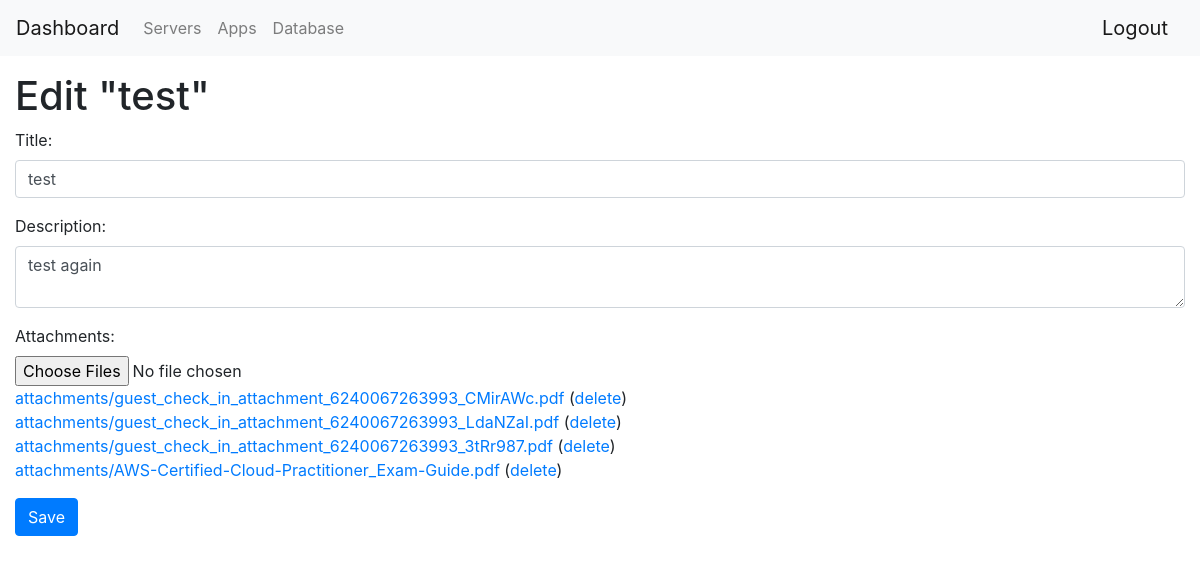
Screenshot of /1/edit/5/ (signed in) with the database file from the repository.
### task_history/models.py (models this page shows, shortened)
class Category(models.Model):
    name = models.CharField(max_length=50)

class JobIssue(models.Model):
    category = models.ForeignKey(Category, on_delete=models.CASCADE)
    title = models.CharField(max_length=100, unique=True)
    description = models.TextField()
    date_created = models.DateTimeField(auto_now_add=True)
    date_updated = models.DateTimeField(auto_now=True)

class Note(models.Model):
    job_issue = models.ForeignKey(JobIssue, on_delete=models.CASCADE)
    content = models.TextField()
    attachment = models.FileField(upload_to='attachments/')
    date_created = models.DateTimeField(auto_now_add=True)
    date_updated = models.DateTimeField(auto_now=True)

### task_history/views.py (the view, shortened to what this page needs)
# urls.py: path('<int:pk>/edit/<int:job_pk>/', views.edit_job_issue, name='edit_job_issue'),
@login_required()
def edit_job_issue(request, pk, job_pk):
    job_issue = JobIssue.objects.get(id=job_pk)
    categories = Category.objects.all()
    return render(request, 'edit_job_issue.html', {'job_issue': job_issue, 'categories': categories})

### task_history/templates/edit_job_issue.html (shortened to what this page needs)
{% extends 'dashboard.html' %}
{% block content %}
<div class="container-fluid">
    <div class="row">
        <div class="col-lg-12">
            <div class="row">
                <div class="col-lg-12">
                    <h1>Edit "{{ job_issue.title }}"</h1>
                    <form method="POST" enctype="multipart/form-data">
                        <div class="form-group">
                            <label for="title">Title:</label>
                            <input type="text" class="form-control" id="title" name="title" value="{{ job_issue.title }}">
                        </div>
                        <div class="form-group">
                            <label for="description">Description:</label>
                            <textarea class="form-control" id="description" name="description">{{ job_issue.description }}</textarea>
                        </div>
                        <div class="form-group">
                            <label for="attachment">Attachments:</label>
                            <input type="file" class="form-control-file" id="attachment" name="attachment" multiple>
                            {% for note in job_issue.note_set.all %}
                                <a href="{{ note.attachment.url }}" target="_blank">{{ note.attachment.name }}</a> (<a href="{% url 'delete_note' pk=job_issue.category.id job_pk=job_issue.pk note_pk=note.pk %}">delete</a>)<br>
                            {% endfor %}
                        </div>
                        <button type="submit" class="btn btn-primary" value="Save" onclick="confirmSave()">Save</button>
                    </form>
                </div>
            </div>
        </div>
    </div>
</div>
{% endblock %}

### task_history/templates/dashboard.html (shortened to what this page needs)
<!DOCTYPE html>
<html>
<head>
    <link rel="stylesheet" href="https://stackpath.bootstrapcdn.com/bootstrap/4.3.1/css/bootstrap.min.css">
</head>
<body>
    <nav class="navbar navbar-expand-lg navbar-light bg-light fixed-top">
        <a class="navbar-brand" href="{% url 'home' %}">Dashboard</a>
        <div class="collapse navbar-collapse" id="navbarNav">
            <ul class="navbar-nav">
                {% for category in categories %}
                    <li class="nav-item">
                        <a class="nav-link" href="{% url 'job_issue' pk=category.pk %}">{{ category.name }}</a>
                    </li>
                {% endfor %}
            </ul>
        </div>
        <a class="navbar-brand" href="{% url 'logout' %}">Logout</a>
    </nav>
    <br>
    <div class="container-md mt-5">
        {% block content %}
        {% endblock %}
    </div>
</body>
</html>

### rows the page displays
Category: name "Servers"
Category: name "Apps"
Category: name "Database"
JobIssue: title "test", description "test again"
Note: attachment.name "attachments/guest_check_in_attachment_6240067263993_CMirAWc.pdf"
Note: attachment.name "attachments/guest_check_in_attachment_6240067263993_LdaNZaI.pdf"
Note: attachment.name "attachments/guest_check_in_attachment_6240067263993_3tRr987.pdf"
Note: attachment.name "attachments/AWS-Certified-Cloud-Practitioner_Exam-Guide.pdf"
